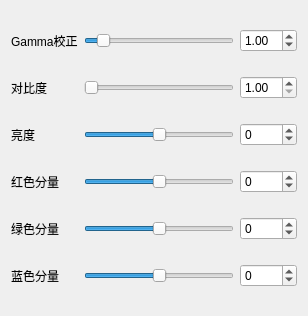
<?xml version="1.0" encoding="UTF-8"?>
<ui version="4.0">
 <class>SettingsWidget</class>
 <widget class="QWidget" name="SettingsWidget">
  <property name="geometry">
   <rect>
    <x>0</x>
    <y>0</y>
    <width>308</width>
    <height>316</height>
   </rect>
  </property>
  <property name="windowTitle">
   <string>设置</string>
  </property>
  <property name="windowIcon">
   <iconset resource="ImageProcess.qrc">
    <normaloff>:/Resources/UltimageTK_LogoOnly.png</normaloff>:/Resources/UltimageTK_LogoOnly.png</iconset>
  </property>
  <layout class="QGridLayout" name="gridLayout">
   <item row="0" column="0">
    <widget class="QLabel" name="labelGammaCorrect">
     <property name="text">
      <string>Gamma校正</string>
     </property>
    </widget>
   </item>
   <item row="0" column="1">
    <widget class="QSlider" name="horSliderGamma">
     <property name="styleSheet">
      <string notr="true"/>
     </property>
     <property name="minimum">
      <number>1</number>
     </property>
     <property name="maximum">
      <number>100</number>
     </property>
     <property name="value">
      <number>10</number>
     </property>
     <property name="orientation">
      <enum>Qt::Horizontal</enum>
     </property>
    </widget>
   </item>
   <item row="0" column="2">
    <widget class="QDoubleSpinBox" name="doubleSpinBoxGamma">
     <property name="styleSheet">
      <string notr="true"/>
     </property>
     <property name="buttonSymbols">
      <enum>QAbstractSpinBox::UpDownArrows</enum>
     </property>
     <property name="minimum">
      <double>0.100000000000000</double>
     </property>
     <property name="maximum">
      <double>10.000000000000000</double>
     </property>
     <property name="singleStep">
      <double>0.100000000000000</double>
     </property>
     <property name="value">
      <double>1.000000000000000</double>
     </property>
    </widget>
   </item>
   <item row="1" column="0">
    <widget class="QLabel" name="labelContrast">
     <property name="text">
      <string>对比度</string>
     </property>
    </widget>
   </item>
   <item row="1" column="1">
    <widget class="QSlider" name="horSliderContrast">
     <property name="styleSheet">
      <string notr="true"/>
     </property>
     <property name="minimum">
      <number>10</number>
     </property>
     <property name="maximum">
      <number>30</number>
     </property>
     <property name="orientation">
      <enum>Qt::Horizontal</enum>
     </property>
    </widget>
   </item>
   <item row="1" column="2">
    <widget class="QDoubleSpinBox" name="doubleSpinBoxContrast">
     <property name="styleSheet">
      <string notr="true"/>
     </property>
     <property name="buttonSymbols">
      <enum>QAbstractSpinBox::UpDownArrows</enum>
     </property>
     <property name="minimum">
      <double>1.000000000000000</double>
     </property>
     <property name="maximum">
      <double>3.000000000000000</double>
     </property>
     <property name="singleStep">
      <double>0.100000000000000</double>
     </property>
    </widget>
   </item>
   <item row="2" column="0">
    <widget class="QLabel" name="labelBright">
     <property name="text">
      <string>亮度</string>
     </property>
    </widget>
   </item>
   <item row="2" column="1">
    <widget class="QSlider" name="horSliderBrightness">
     <property name="styleSheet">
      <string notr="true"/>
     </property>
     <property name="minimum">
      <number>-100</number>
     </property>
     <property name="maximum">
      <number>100</number>
     </property>
     <property name="orientation">
      <enum>Qt::Horizontal</enum>
     </property>
    </widget>
   </item>
   <item row="2" column="2">
    <widget class="QSpinBox" name="spinBoxBrightness">
     <property name="styleSheet">
      <string notr="true"/>
     </property>
     <property name="buttonSymbols">
      <enum>QAbstractSpinBox::UpDownArrows</enum>
     </property>
     <property name="minimum">
      <number>-100</number>
     </property>
     <property name="maximum">
      <number>100</number>
     </property>
    </widget>
   </item>
   <item row="3" column="0">
    <widget class="QLabel" name="labelRed">
     <property name="text">
      <string>红色分量</string>
     </property>
    </widget>
   </item>
   <item row="3" column="1">
    <widget class="QSlider" name="horSliderRed">
     <property name="styleSheet">
      <string notr="true"/>
     </property>
     <property name="minimum">
      <number>-255</number>
     </property>
     <property name="maximum">
      <number>255</number>
     </property>
     <property name="value">
      <number>0</number>
     </property>
     <property name="sliderPosition">
      <number>0</number>
     </property>
     <property name="orientation">
      <enum>Qt::Horizontal</enum>
     </property>
    </widget>
   </item>
   <item row="3" column="2">
    <widget class="QSpinBox" name="spinBoxRed">
     <property name="styleSheet">
      <string notr="true"/>
     </property>
     <property name="buttonSymbols">
      <enum>QAbstractSpinBox::UpDownArrows</enum>
     </property>
     <property name="minimum">
      <number>-255</number>
     </property>
     <property name="maximum">
      <number>255</number>
     </property>
    </widget>
   </item>
   <item row="4" column="0">
    <widget class="QLabel" name="labelGreen">
     <property name="text">
      <string>绿色分量</string>
     </property>
    </widget>
   </item>
   <item row="4" column="1">
    <widget class="QSlider" name="horSliderGreen">
     <property name="styleSheet">
      <string notr="true"/>
     </property>
     <property name="minimum">
      <number>-255</number>
     </property>
     <property name="maximum">
      <number>255</number>
     </property>
     <property name="value">
      <number>0</number>
     </property>
     <property name="sliderPosition">
      <number>0</number>
     </property>
     <property name="orientation">
      <enum>Qt::Horizontal</enum>
     </property>
    </widget>
   </item>
   <item row="4" column="2">
    <widget class="QSpinBox" name="spinBoxGreen">
     <property name="styleSheet">
      <string notr="true"/>
     </property>
     <property name="buttonSymbols">
      <enum>QAbstractSpinBox::UpDownArrows</enum>
     </property>
     <property name="minimum">
      <number>-255</number>
     </property>
     <property name="maximum">
      <number>255</number>
     </property>
    </widget>
   </item>
   <item row="5" column="0">
    <widget class="QLabel" name="labelBlue">
     <property name="text">
      <string>蓝色分量</string>
     </property>
    </widget>
   </item>
   <item row="5" column="1">
    <widget class="QSlider" name="horSliderBlue">
     <property name="styleSheet">
      <string notr="true"/>
     </property>
     <property name="minimum">
      <number>-255</number>
     </property>
     <property name="maximum">
      <number>255</number>
     </property>
     <property name="value">
      <number>0</number>
     </property>
     <property name="sliderPosition">
      <number>0</number>
     </property>
     <property name="orientation">
      <enum>Qt::Horizontal</enum>
     </property>
    </widget>
   </item>
   <item row="5" column="2">
    <widget class="QSpinBox" name="spinBoxBlue">
     <property name="styleSheet">
      <string notr="true"/>
     </property>
     <property name="buttonSymbols">
      <enum>QAbstractSpinBox::UpDownArrows</enum>
     </property>
     <property name="minimum">
      <number>-255</number>
     </property>
     <property name="maximum">
      <number>255</number>
     </property>
     <property name="value">
      <number>0</number>
     </property>
    </widget>
   </item>
  </layout>
 </widget>
 <resources>
  <include location="ImageProcess.qrc"/>
 </resources>
 <connections/>
</ui>
